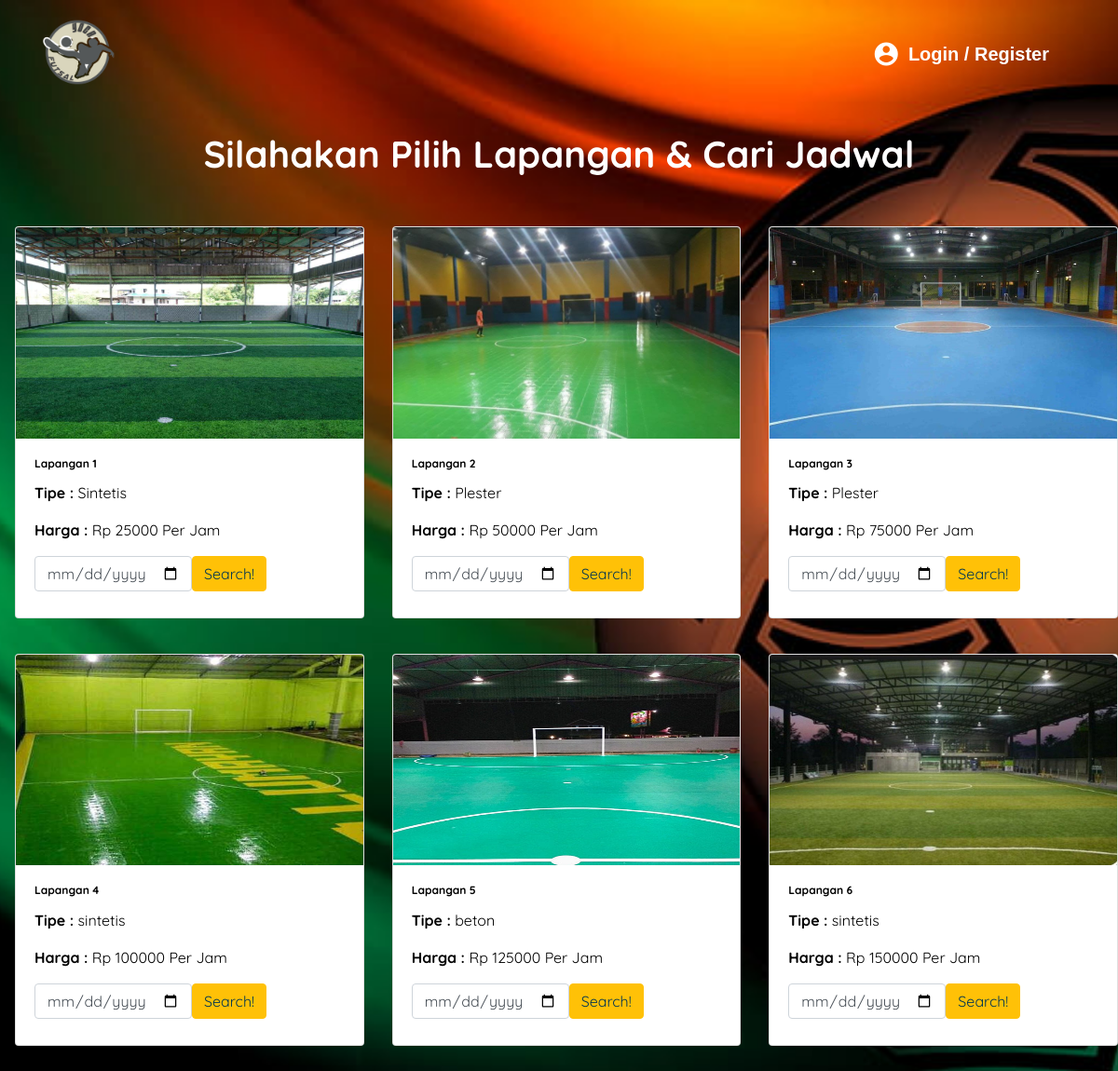
The app's page /home.php with its own data.
### tables this page shows
CREATE TABLE `pricelist` (
  `opt` int(11) NOT NULL,
  `fieldnum` int(11) DEFAULT NULL,
  `startday` int(11) NOT NULL,
  `endday` int(11) NOT NULL,
  `starttime` int(11) NOT NULL,
  `endtime` int(11) NOT NULL,
  `price` int(11) NOT NULL
);

CREATE TABLE `field` (
  `fieldnum` int(11) NOT NULL,
  `tipe` text NOT NULL,
  `image` varchar(225) NOT NULL
);

### home.php (the view, shortened to what this page needs)
<!DOCTYPE html>
<html lang="en">
<head>
    <link rel="stylesheet" href="https://stackpath.bootstrapcdn.com/bootstrap/4.2.1/css/bootstrap.min.css">
    <link rel="stylesheet" href="res/css/style.css">
</head>
<body>
    <header>
        <nav class="navbar navbar-expand-lg navbar-light sticky-top">
            <a href="home.php" class="nav-brand ml-3 mr-3">
                <img src="res/img/logoYoga.png" width="100" height="100" class="d-inline-block align-top" alt=""> </a>
            <?php if ($_SESSION['username'] == null) {  ?>
                <ul class="navbar-nav ml-auto">
                    <li class="nav-item dropdown">
                        <a class="nav-link text-white" style="margin-Right:50px" data-toggle="dropdown" href="#" role="button" aria-haspopup="true" aria-expanded="false"><i class="material-icons" style="font-size:30px">account_circle</i> Login / Register</a>
                    </li>
                </ul>
            <?php } ?>
        </nav>
    </header>
    <br>
    <?php include "dbConnect.php";
    $query = mysqli_query($db_connection, "SELECT * FROM field,pricelist where field.fieldnum=pricelist.fieldnum");
    ?>
    <div class="col-md-12" style="margin-top: 1px;">
        <h1 style="color:#fff" class="text-center">Silahakan Pilih Lapangan & Cari Jadwal</h1>
    </div>
    <div class=" ml-3 mt-3">
        <div class="row mt-3">
            <?php while ($data = mysqli_fetch_array($query,)) { ?>
                <div class="col-md-4" style="padding-top:1cm;">
                    <div class="card">
                        <img src="lapangan/<?php echo $data['image'] ?>" class="card-img-top" style="height: 6cm;">
                        <div class="card-body">
                            <h5 class="card-title">Lapangan <?php echo $data['fieldnum'] ?></h5>
                            <p class="card-text">
                                <b>Tipe :</b> <?php echo $data['tipe'] ?>
                            </p>
                            <p class="card-text">
                                <b>Harga : </b> <a> Rp </a> <?php echo $data['price'] ?> <a>Per Jam</a>
                            </p>
                            <form method="POST" class="form-inline">
                                <div class="form-group mb-2">
                                    <input type="date" class="form-control" name="date" required>
                                </div>
                                <button type="submit" class="btn btn-warning mb-2" name="date_search">
                                    <font color="043752">Search!</font>
                                </button>
                            </form>
                        </div>
                    </div>
                </div>
            <?php } ?>
        </div>
        <br>
        <br>
</body>
</html>

### res/css/style.css (style rules this page uses)
body { padding: 0%; margin: 0%; font-family: 'Quicksand', cursive, sans-serif; color: black !important; }
.nav-item { font-weight: bold; color: rgb(248, 247, 247) !important; font-size: 20px; font-family: 'Trebuchet MS', 'Lucida Sans Unicode', 'Lucida Grande', 'Lucida Sans', Arial, sans-serif; }
.material-icons { display: inline-flex; align-items: center; justify-content: center; vertical-align: bottom; padding-right: 3px; }
.card-title { font-size: 12px; }
h1, h2, h3, h4, h5, h6 { font-family: "Quicksand", cursive,sans-serif; font-weight: bolder; color: black; }

### home.php (style rules this page uses)
body { background: url("res/img/back.jpg") no-repeat fixed center; height: 100%; background-position: center; background-repeat: no-repeat; background-size: cover; }

### records on screen
pricelist: fieldnum.image (picture), fieldnum "1", fieldnum.tipe "Sintetis", price "25000"
pricelist: fieldnum.image (picture), fieldnum "2", fieldnum.tipe "Plester", price "50000"
pricelist: fieldnum.image (picture), fieldnum "3", fieldnum.tipe "Plester", price "75000"
pricelist: fieldnum.image (picture), fieldnum "4", fieldnum.tipe "sintetis", price "100000"
pricelist: fieldnum.image (picture), fieldnum "5", fieldnum.tipe "beton", price "125000"
pricelist: fieldnum.image (picture), fieldnum "6", fieldnum.tipe "sintetis", price "150000"
